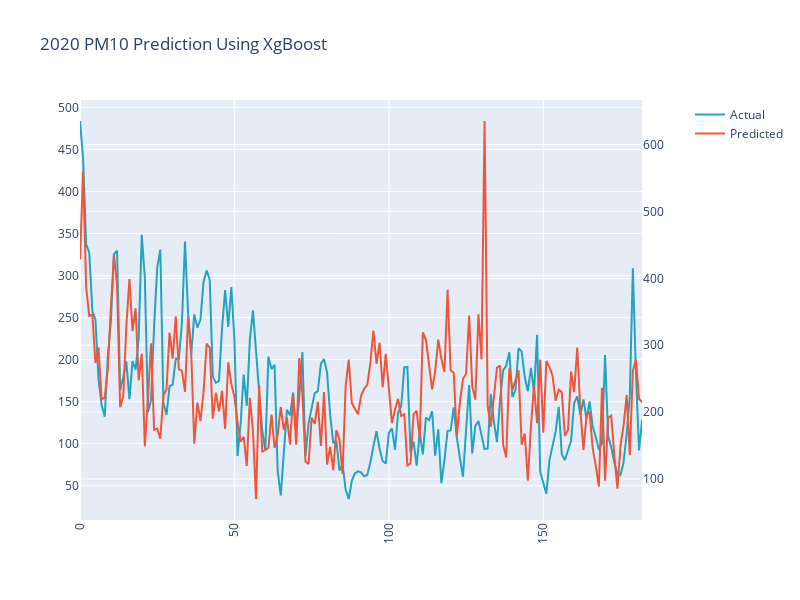

This figure's notebook cell:
### Code cell
import plotly.graph_objects as go
from plotly.subplots import make_subplots

trace1 = go.Scatter(
   
    y=df_xg.iloc[:,-1],
    name="Actual",
    marker=dict(
        color='rgb(34,163,192)'
               )
)
trace2 = go.Scatter(
    y=df_xg.iloc[:,0],
    
    name='Predicted',
    yaxis='y2'

)
fig = make_subplots(specs=[[{"secondary_y": True}]])
fig.add_trace(trace1)
fig.add_trace(trace2,secondary_y=True)
fig['layout'].update(height = 600, width = 800, title = "2020 PM10 Prediction Using XgBoost",xaxis=dict(
      tickangle=-90
    ))
fig.show()

### Figure 1 — Plotly figure (JSON) as saved in the notebook; plotly's stock layout.template omitted (floating-point values rounded to 4 significant figures; data arrays with more than 128 entries replaced by an {"elided": "..."} marker saying what was removed)
{"data": [{"marker": {"color": "rgb(34,163,192)"}, "name": "Actual", "type": "scatter", "y": {"elided": "183 float values"}}, {"name": "Predicted", "type": "scatter", "xaxis": "x", "y": {"elided": "183 float values"}, "yaxis": "y2"}], "layout": {"height": 600, "title": {"text": "2020 PM10 Prediction Using XgBoost"}, "width": 800, "xaxis": {"anchor": "y", "domain": [0, 0.94], "tickangle": -90}, "yaxis": {"anchor": "x", "domain": [0, 1]}, "yaxis2": {"anchor": "x", "overlaying": "y", "side": "right"}}}
